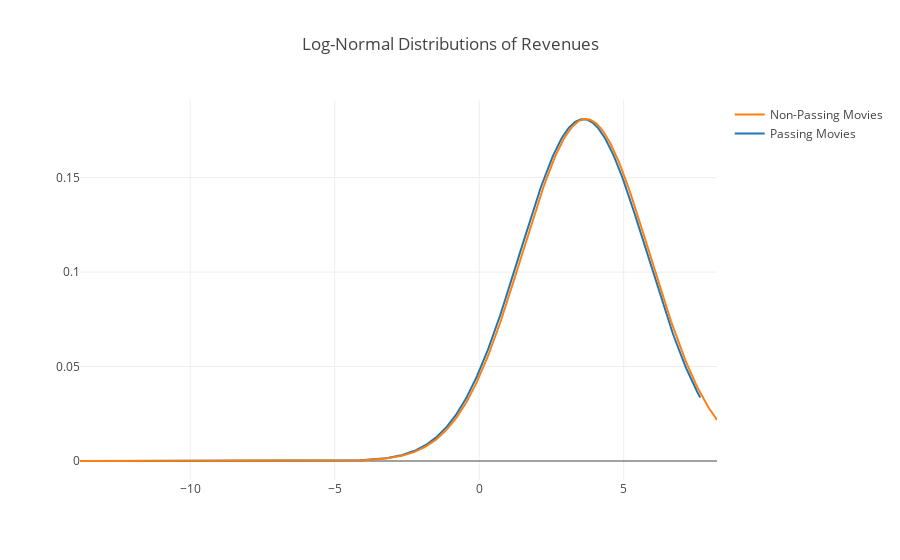

The code cell stored with this chart in its notebook:
### Code cell
x1 = passing_movies.revenue_millions
x2 = non_passing_movies.revenue_millions

hist_data = [np.log(x1), np.log(x2)]
labels = ['Passing Movies', 'Non-Passing Movies']

fig = ff.create_distplot(hist_data, labels, curve_type='normal', show_hist=False, show_rug=False, bin_size=20)
fig['layout'].update(title='Log-Normal Distributions of Revenues')
iplot(fig)

### Figure 1 — Plotly figure (JSON) as saved in the notebook; plotly's stock layout.template omitted (floating-point values rounded to 4 significant figures; data arrays with more than 128 entries replaced by an {"elided": "..."} marker saying what was removed)
{"data": [{"legendgroup": "Passing Movies", "marker": {"color": "rgb(31, 119, 180)"}, "mode": "lines", "name": "Passing Movies", "showlegend": true, "type": "scatter", "uid": "521995da-75e4-4661-8e61-64897b148d24", "x": {"elided": "500 float values"}, "xaxis": "x", "y": {"elided": "500 float values"}, "yaxis": "y"}, {"legendgroup": "Non-Passing Movies", "marker": {"color": "rgb(255, 127, 14)"}, "mode": "lines", "name": "Non-Passing Movies", "showlegend": true, "type": "scatter", "uid": "97a05bff-c482-4115-b5d5-6743914ff285", "x": {"elided": "500 float values"}, "xaxis": "x", "y": {"elided": "500 float values"}, "yaxis": "y"}], "layout": {"autosize": true, "barmode": "overlay", "hovermode": "closest", "legend": {"traceorder": "reversed"}, "title": {"text": "Log-Normal Distributions of Revenues"}, "xaxis": {"anchor": "y2", "autorange": true, "domain": [0, 1], "range": [-13.82, 8.23], "type": "linear", "zeroline": false}, "yaxis": {"anchor": "free", "autorange": true, "domain": [0, 1], "position": 0, "range": [-0.01006, 0.1911], "type": "linear"}}}
